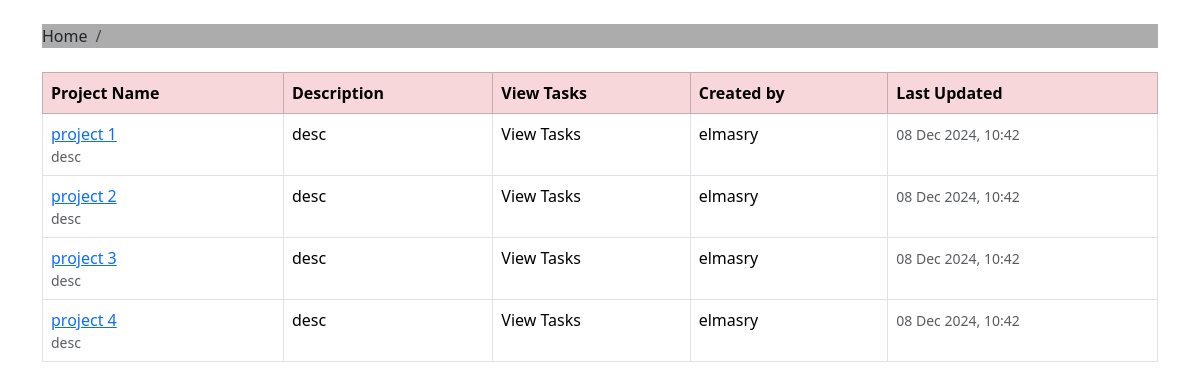
/, run on an earlier commit of the app's database.
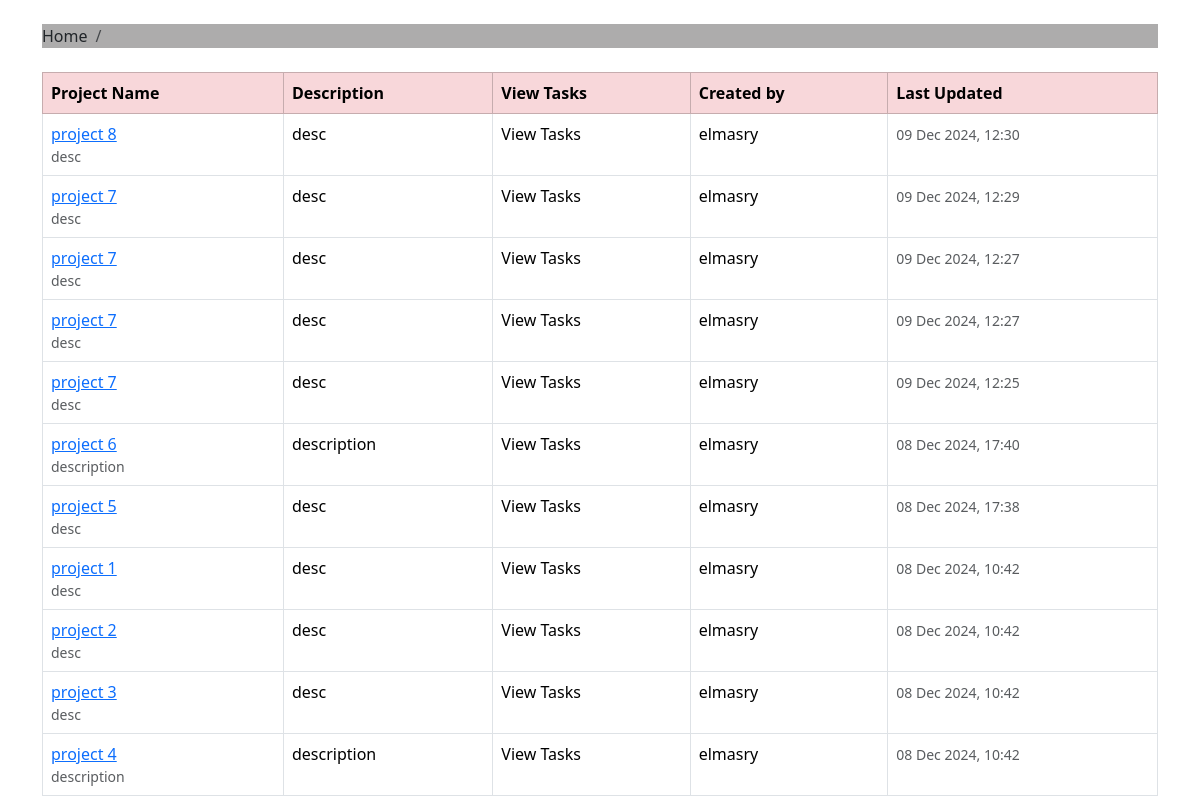
And on a later commit of the database.
### msr/models.py (models this page shows, shortened)
class Task_board(models.Model):
    project_name = models.CharField(max_length=30, verbose_name="Project Name")
    desc_project = models.CharField(max_length=150, verbose_name="Project Description")
    created_by = models.ForeignKey(User,on_delete=models.CASCADE,related_name="created_boards",verbose_name="Created By",)
    created_on = models.DateTimeField(auto_now_add=True, verbose_name="Created On")
    class Meta:
        verbose_name = "Task Board"
        verbose_name_plural = "Task Boards"
        ordering = ["-created_on"]

### msr/views.py (the view)
# urls.py: path('', views.msr, name='task_boards'),
def msr(request):
    boards = Task_board.objects.all()
    return render(request, "index.html", {"boards": boards})

### msr/templates/index.html (shortened to what this page needs)
{% extends 'base.html' %}
{% block header %}
	<ol class="breadcrumb my-4" style="background-color: #adacac">
		<li class="breadcrumb-item">Home</li>
		<li class="breadcrumb-item active">{{ board.project_name }}</li>
	</ol>
{% endblock %}
{% block table_task %}
	<div class="table-responsive">
		<table class="table table-bordered table-hover table-hover">
			<thead class="table-danger thead-inverse">
				<tr>
					<th>Project Name</th>
					<th>Description</th>
					<th>View Tasks</th>
					<th>Created by</th>
					<th>Last Updated</th>
				</tr>
			</thead>
			<tbody>
				{% for tasks in boards %}
					<tr>
						<td>
							<a href="{% url 'task_board' tasks.pk %}">
								{{ tasks.project_name }}
							</a>
							<small class="text-muted d-block">{{ tasks.desc_project }}</small>
						</td>
						<td>{{ tasks.desc_project }}</td>
						<td>View Tasks</td>
						<td>{{ tasks.created_by }}</td>
						<td>
							<small class="text-muted">{{ tasks.created_on|date:"d M Y, H:i" }}</small>
						</td>
					</tr>
					{% empty %}
					<tr>
						<td colspan="4" class="text-center">No projects available.</td>
					</tr>
				{% endfor %}
			</tbody>
		</table>
	</div>
{% endblock table_task %}

### msr/templates/base.html (shortened to what this page needs)
{% load static %}
<!DOCTYPE html>
<html lang="en">
	<head>
		<link rel="stylesheet" href="{% static 'css/bootstrap.min.css' %}"/>
	</head>
	<body>
		<div class="container">
			{% block header %}{% endblock %}
			{% block table_task %}{% endblock %}
		</div>
	</body>
</html>

What changed in the data, as far as the page shows it:
added Task_board: project_name "project 8", desc_project "desc", created_by "elmasry", created_on "09 Dec 2024, 12:30"
added Task_board: project_name "project 7", desc_project "desc", created_by "elmasry", created_on "09 Dec 2024, 12:29"
added Task_board: project_name "project 7", desc_project "desc", created_by "elmasry", created_on "09 Dec 2024, 12:27"
added Task_board: project_name "project 7", desc_project "desc", created_by "elmasry", created_on "09 Dec 2024, 12:27"
added Task_board: project_name "project 7", desc_project "desc", created_by "elmasry", created_on "09 Dec 2024, 12:25"
added Task_board: project_name "project 6", desc_project "description", created_by "elmasry", created_on "08 Dec 2024, 17:40"
added Task_board: project_name "project 5", desc_project "desc", created_by "elmasry", created_on "08 Dec 2024, 17:38"
changed Task_board "project 4": desc_project "desc" → "description"
